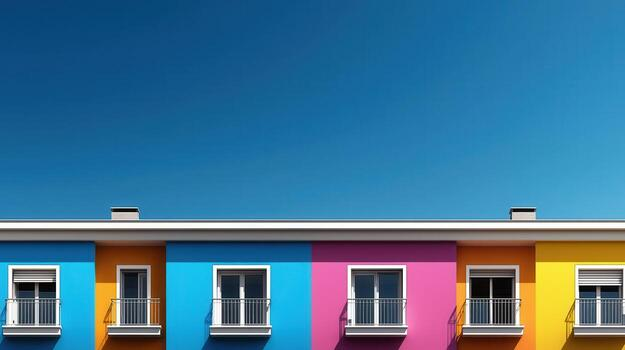
#> input picture PatternClassification/picL.jpeg, 625 x 350 px
$ python pythonL.py
#> lines starting #> are read from the running program, lines starting #| are printed output that depends on the picture
import cv2
import numpy as np
import matplotlib.pyplot as plt
import tkinter as tk
from tkinter import filedialog

# 1. Open local file picker
root = tk.Tk()
root.withdraw()
print("Select that bird image for a PERFECT classification...")
image_path = filedialog.askopenfilename(title="Select Image",
                                        filetypes=[("Image files", "*.png *.jpg *.jpeg")])
#> the answer given: picL.jpeg

if not image_path:
    print("No file selected!")
else:
    # Load image
    img = cv2.imread(image_path)
#> img is the input picture: shape (350, 625, 3); mean B, G, R 147.1, 114.5, 63.6
    if img is None:
        print("Error loading image.")
    else:
        # Resize for speed but keep enough detail for the bird
        img = cv2.resize(img, (300, 300))
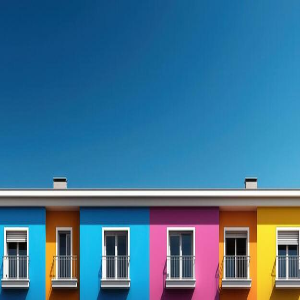
#> img: shape (300, 300, 3); mean B, G, R 147, 114.4, 63.5
        img_rgb = cv2.cvtColor(img, cv2.COLOR_BGR2RGB)

        # Reshape to a list of pixels
        Z = img_rgb.reshape((-1, 3))
        Z = np.float32(Z)

        # --- THE CLASSIFICATION ENGINE (K-Means) ---
        # We define criteria: (type, max_iter, epsilon)
        criteria = (cv2.TERM_CRITERIA_EPS + cv2.TERM_CRITERIA_MAX_ITER, 10, 1.0)

        # K=2 means we want to classify into 2 groups: Bird vs Background
        K = 2
        ret, label, center = cv2.kmeans(Z, K, None, criteria, 10, cv2.KMEANS_RANDOM_CENTERS)
#> ret = 489333562.9; center = [[38.18, 106.2, 148.2], [201.9, 159.3, 140.7]]

        # Convert back to uint8 and reshape to original image size
        center = np.uint8(center)
#> center = [[38, 106, 148], [201, 159, 140]]
        res = center[label.flatten()]
        result_img = res.reshape((img_rgb.shape))
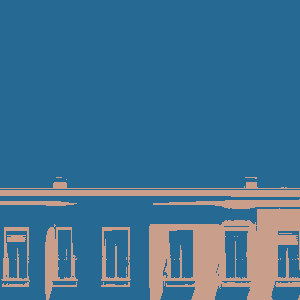
#> result_img: shape (300, 300, 3); mean R, G, B 63.3, 114.2, 146.8

        # --- DISPLAY RESULTS ---
        plt.figure(figsize=(12, 6))

        plt.subplot(1, 2, 1)
        plt.imshow(img_rgb)
        plt.title('1. Original Input')
        plt.axis('off')

        plt.subplot(1, 2, 2)
        # This will show the image simplified into 2 main 'color patterns'
        plt.imshow(result_img)
        plt.title('2.Pattern Classification')
        plt.axis('off')

        plt.tight_layout()
        plt.show()
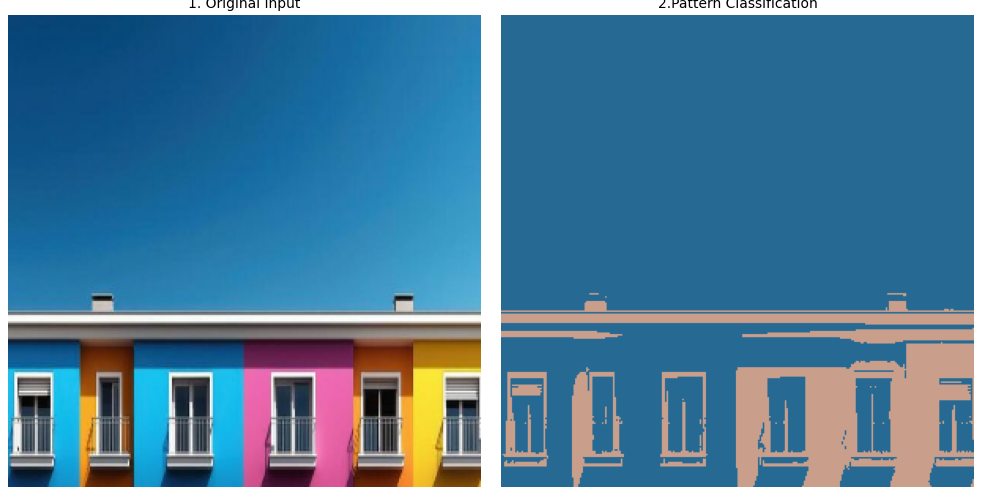
#> figure drawn by matplotlib, 2 panels
